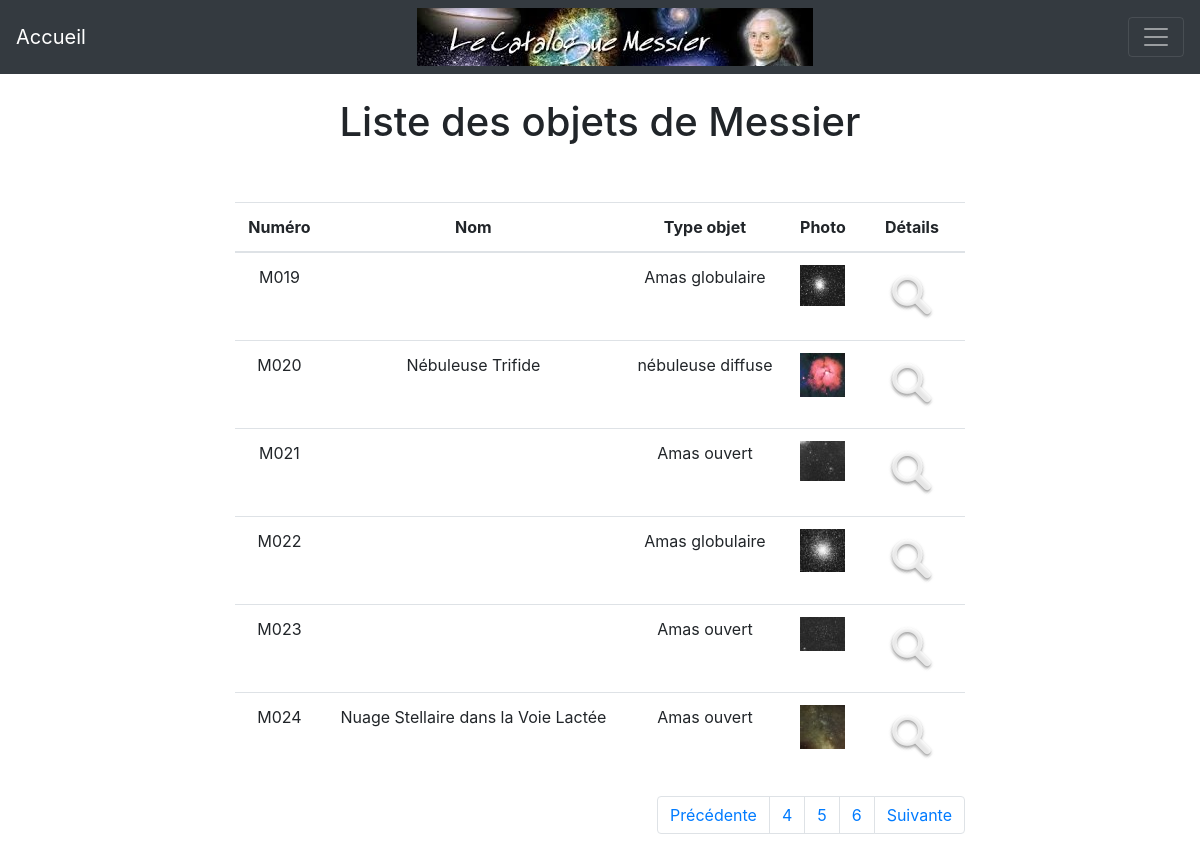
Screenshot of /?action=liste&page=4 with the database file from the repository.
### tables this page shows
CREATE TABLE IF NOT EXISTS `objet` (
  `numero` char(4) NOT NULL,
  `nomCommun` varchar(40) DEFAULT NULL,
  `constellation` varchar(40) DEFAULT NULL,
  `codeType` char(2) DEFAULT NULL,
  `periodeVisibilite` varchar(10) DEFAULT NULL,
  `magnitude` double(15,2) DEFAULT NULL,
  `diametreApparent` varchar(20) DEFAULT NULL,
  PRIMARY KEY (`numero`),
  KEY `codeType` (`codeType`)
);

CREATE TABLE IF NOT EXISTS `typeobjet` (
  `code` char(2) NOT NULL,
  `libelle` varchar(30) DEFAULT NULL,
  PRIMARY KEY (`code`),
  KEY `code` (`code`)
);

### controleur/CtrlListeObjets.php (called while the page is built, shortened)
<?php
include_once "$racine/modele/ModeleObjetDAO.php";
$listeObjets = ModeleObjetDAO::readAll();
$page = filter_input(INPUT_GET, 'page', FILTER_SANITIZE_NUMBER_INT);
$debut = ($page - 1) * 6;
$fin = $debut + 6;
$p1 = $page;
$p2 = $page + 1;
$p3 = $page + 2;
$precedente = true;
$suivante = true;
include "$racine/vue/VueEntete.php";
include "$racine/vue/VueListeObjets.php";
include "$racine/vue/VuePied.php";

### index.php (called while the page is built, shortened)
<?php
    $racine = dirname(__FILE__);
    $action = filter_input(INPUT_GET, 'action', FILTER_SANITIZE_STRING);
    $controleur = Routeur::getControleur($action);
    include "$racine/controleur/$controleur";

### modele/Connexion.php (called while the page is built, shortened)
<?php
   class Connexion{
        private static $connexion;
        public static function getInstance(){
            if(!self::$connexion){
                try {
                    $serveur = 'mysql:host=localhost:3306;';
                    $bdd = 'dbname=bd_messier';
                    $user = 'root' ;
                    $mdp = 'root' ;
                    self::$connexion = new PDO($serveur.$bdd, $user, $mdp);
                    self::$connexion->query("SET CHARACTER SET utf8");
                } catch (PDOException $e) {
                        echo " Error connexion: " . $serveur . " " . $bdd . " " . $user . " " . $mdp . " " . $e->getMessage() ;
                        throw new Exception("Erreur à  la connexion \n" . $e->getMessage());
                }
            }
            return self::$connexion;
        }
     }
?>

### modele/ModeleObjetDAO.php (called while the page is built, shortened)
<?php
    include_once "$racine/classes/Objet.php";
    require_once("Connexion.php");
    require_once("ModeleTypeObjetDAO.php");
    class ModeleObjetDAO{
        private static $lesObjets;
        public static function readAll() {
            self::$lesObjets = self::chargerObjets();
            return self::$lesObjets;
        }
        private static function chargerObjets()
        {
            $resultat = new ArrayObject();
            $req = "SELECT * FROM objet ORDER BY 1";
            try {
                $curseur = Connexion::getInstance()->query($req);
                while ($ligne = $curseur->fetch(PDO::FETCH_ASSOC)) {
                    $unTypeObjet = ModeleTypeObjetDAO::findById($ligne['codeType']);
                    $nomCommun = $ligne['nomCommun'];
                    if($ligne['nomCommun'] == null){
                        $nomCommun = "";
                    }
                    $unObjet = new Objet($ligne['numero'], $nomCommun, $ligne['constellation'],$ligne['periodeVisibilite'],
                        $ligne['diametreApparent'], $ligne['magnitude'], $unTypeObjet);
                    $resultat[] = $unObjet;
                }
                return $resultat;
            }
            catch(PDOException $e) {
                print "Erreur !: " . $e->getMessage();
                die();
            }
        }
    }

### modele/ModeleTypeObjetDAO.php (called while the page is built)
<?php
    include_once "$racine/classes/TypeObjet.php";
    require_once("Connexion.php");
class ModeleTypeObjetDAO {
    public static function findById($code){
        try {
            $req = Connexion::getInstance()->prepare("SELECT * FROM typeobjet WHERE code = :code");
            $req->bindValue(':code', $code, PDO::PARAM_STR);
            $req->execute();
            while ($ligne = $req->fetch(PDO::FETCH_ASSOC)) {
                $unTypeObjet = new TypeObjet($ligne['code'], $ligne['libelle']);
            }
            return $unTypeObjet;
        }
        catch(PDOException $e) {
            print "Erreur !: " . $e->getMessage();
            die();
        }
    }
}

### classes/Objet.php (called while the page is built, shortened)
<?php
class Objet {
    private string $numero;
    private string $nomCommun;
    private TypeObjet $typeObjet;
    public function __construct(string $num, string $nom, string $const, string $per, string $diam, string $magn,TypeObjet $type){
        $this->numero = $num;
        $this->nomCommun = $nom;
        $this->typeObjet = $type;
    }
    public function getNumero(){
        return $this->numero;
    }
    public function getNomCommun(){
        return $this->nomCommun;
    }
    public function getTypeObjet(){
        return $this->typeObjet;
    }
}

### classes/TypeObjet.php (called while the page is built, shortened)
<?php
class TypeObjet {
    private string $libelle;
    function __construct(string $code, string $libelle){
        $this->libelle = $libelle;
    }
    public function getLibelle(){
        return $this->libelle;
    }
}

### vue/VueListeObjets.php (the view)
<div class="container">
    <br/>
    <h1 class = "text-center">Liste des objets de Messier</h1>
    <br/><br/>
    <div class="row">
        <div class="col-md-8 mx-auto text-center">
            <table class="table">
                 <thead>
                    <tr>
                        <th scope="col">Numéro</th>
                        <th scope="col">Nom</th>
                        <th scope="col">Type objet</th>
                        <th scope="col">Photo</th>
                        <th scope="col">Détails</th>
                    </tr>
                </thead>
                <tbody>
                <?php
                    for ($i = $debut; $i < $fin; $i++)
                    {
                ?>
                        <tr>
                            <td scope='row'><?= $listeObjets[$i]->getNumero() ?></td>
                            <td><?= $listeObjets[$i]->getNomCommun() ?></td>
                            <td><?= $listeObjets[$i]->getTypeObjet()->getLibelle() ?></td>
                            <td><img src='photos/<?= $listeObjets[$i]->getNumero() ?>p.jpg' alt='photo'></td>
                            <td><a class='nav-link' href='./?action=detail&numero=<?= $listeObjets[$i]->getNumero() ?>'><img src='images/rechercher.png' alt='Afficher le détail'></a></td>
                        </tr>
                <?php
                    }
                ?>
                </tbody>
            </table>
            <nav aria-label="Page navigation example">
                <ul class="pagination justify-content-end">
                    <?php
                        if($precedente){
                            echo  "<li class='page-item'>";
                        }
                        else{
                            echo  "<li class='page-item disabled'>";
                        }
                    ?>
                    <a class="page-link" href="./?action=liste&page=<?= $p1 - 1 ?>">Précédente</a></li>
                  <li class="page-item"><a class="page-link" href="./?action=liste&page=<?= $p1 ?>"><?= $p1 ?></a></li>
                <?php
                    if($p2 <= 19)
                    {
                ?>
                        <li class="page-item"><a class="page-link" href="./?action=liste&page=<?= $p2 ?>"><?= $p2 ?></a></li>
                <?php
                    }
                    if($p3 <= 19)
                    {
                ?>
                        <li class="page-item"><a class="page-link" href="./?action=liste&page=<?= $p3 ?>"><?= $p3 ?></a></li>
                <?php
                    }
                    if($suivante){
                        echo  "<li class='page-item'>";
                    }
                    else{
                        echo  "<li class='page-item disabled'>";
                    }
                ?>
                    <a class="page-link" href="./?action=liste&page=<?= $p3 + 1 ?>">Suivante</a></li>
                </ul>
            </nav>
        </div>
    </div>
</div>

### rows the page displays
objet: numero "M019", codeType.libelle "Amas globulaire", numero (picture)
objet: numero "M020", nomCommun "Nébuleuse Trifide", codeType.libelle "nébuleuse diffuse", numero (picture)
objet: numero "M021", codeType.libelle "Amas ouvert", numero (picture)
objet: numero "M022", codeType.libelle "Amas globulaire", numero (picture)
objet: numero "M023", codeType.libelle "Amas ouvert", numero (picture)
objet: numero "M024", nomCommun "Nuage Stellaire dans la Voie Lactée", codeType.libelle "Amas ouvert", numero (picture)

### other values shown
$p1 "4"
$p2 "5"
$p3 "6"
